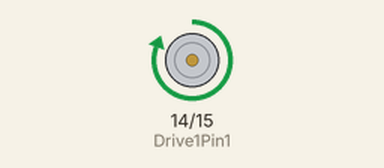
Recording of a sketch running on a simulated Arduino Uno, built with avr-gcc and run on an emulated ATmega328P. Parts: motor-driver pin pairs drawn as motors (green arrow = first pin HIGH = forward, orange = second pin HIGH = backward, longer = more drive).

Above: at 2.5 s.
At 6.0 s:
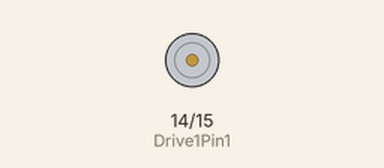
Timing chart, 0 to 9.1 s (numbered marks = the images above):
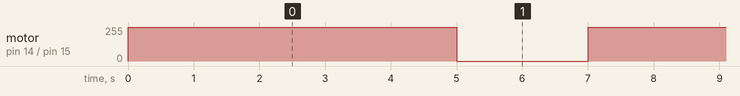

Measured:
- by itself, motor on pin 14 (Drive1Pin1) / pin 15 (Drive1Pin2): alternates forward 255/255 for 5.0 s and stopped for 2.0 s, 10 changes in all, then stays stopped

The sketch:

elevatedWheelTesting.ino.ino
```cpp
const int Drive1Pin1 = 14;
const int Drive1Pin2 = 15;

void setup() {
  pinMode(Drive1Pin1, OUTPUT);
  pinMode(Drive1Pin2, OUTPUT);

  analogWrite(Drive1Pin1, 0);
  analogWrite(Drive1Pin2, 0);
}

void driveForward(){
  int startTime = millis();

  while (millis() - startTime < 5000){
    analogWrite(Drive1Pin1, 200);
  }

  analogWrite(Drive1Pin1, 0);
}

void driveBackward(){
  int startTime = millis();

  while ((millis() - startTime) < 5000){
    analogWrite(Drive1Pin2, 200);
  }

  analogWrite(Drive1Pin2, 0);
}

void loop() {
  driveForward();
  delay(2000);

}
```
